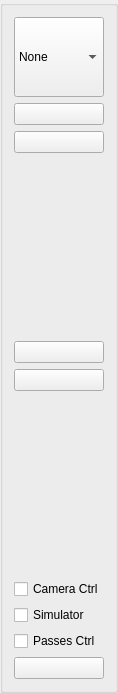
<?xml version="1.0" encoding="UTF-8"?>
<ui version="4.0">
 <class>GuidanceToolbar</class>
 <widget class="QGroupBox" name="GuidanceToolbar">
  <property name="geometry">
   <rect>
    <x>0</x>
    <y>0</y>
    <width>118</width>
    <height>693</height>
   </rect>
  </property>
  <property name="windowTitle">
   <string>Guidance</string>
  </property>
  <property name="title">
   <string/>
  </property>
  <layout class="QVBoxLayout" name="verticalLayout">
   <item>
    <widget class="QComboBox" name="cb_mode">
     <property name="sizePolicy">
      <sizepolicy hsizetype="Expanding" vsizetype="Fixed">
       <horstretch>0</horstretch>
       <verstretch>0</verstretch>
      </sizepolicy>
     </property>
     <property name="minimumSize">
      <size>
       <width>80</width>
       <height>80</height>
      </size>
     </property>
     <property name="focusPolicy">
      <enum>Qt::NoFocus</enum>
     </property>
     <property name="contextMenuPolicy">
      <enum>Qt::NoContextMenu</enum>
     </property>
     <property name="toolTip">
      <string>Guidance Mode</string>
     </property>
     <property name="sizeAdjustPolicy">
      <enum>QComboBox::AdjustToContents</enum>
     </property>
     <property name="iconSize">
      <size>
       <width>55</width>
       <height>55</height>
      </size>
     </property>
     <item>
      <property name="text">
       <string>None</string>
      </property>
     </item>
     <item>
      <property name="text">
       <string comment="AB-line"/>
      </property>
      <property name="icon">
       <iconset resource="../../res/ressources.qrc">
        <normaloff>:/icons/ABLineOn.png</normaloff>:/icons/ABLineOn.png</iconset>
      </property>
     </item>
     <item>
      <property name="text">
       <string comment="Countour"/>
      </property>
      <property name="icon">
       <iconset resource="../../res/ressources.qrc">
        <normaloff>:/icons/ContourOn.png</normaloff>:/icons/ContourOn.png</iconset>
      </property>
     </item>
     <item>
      <property name="text">
       <string comment="AB-Curve"/>
      </property>
      <property name="icon">
       <iconset resource="../../res/ressources.qrc">
        <normaloff>:/icons/CurveOn.png</normaloff>:/icons/CurveOn.png</iconset>
      </property>
     </item>
    </widget>
   </item>
   <item>
    <widget class="QPushButton" name="btn_AB">
     <property name="enabled">
      <bool>true</bool>
     </property>
     <property name="focusPolicy">
      <enum>Qt::NoFocus</enum>
     </property>
     <property name="text">
      <string/>
     </property>
     <property name="icon">
      <iconset resource="../../res/ressources.qrc">
       <normaloff>:/icons/LetterABlue.png</normaloff>
       <normalon>:/icons/LetterBBlue.png</normalon>:/icons/LetterABlue.png</iconset>
     </property>
     <property name="iconSize">
      <size>
       <width>65</width>
       <height>65</height>
      </size>
     </property>
     <property name="checkable">
      <bool>true</bool>
     </property>
     <property name="checked">
      <bool>false</bool>
     </property>
    </widget>
   </item>
   <item>
    <widget class="QPushButton" name="btn_snap">
     <property name="focusPolicy">
      <enum>Qt::NoFocus</enum>
     </property>
     <property name="text">
      <string/>
     </property>
     <property name="icon">
      <iconset resource="../../res/ressources.qrc">
       <normaloff>:/icons/Snap2.png</normaloff>:/icons/Snap2.png</iconset>
     </property>
     <property name="iconSize">
      <size>
       <width>65</width>
       <height>65</height>
      </size>
     </property>
    </widget>
   </item>
   <item>
    <spacer name="verticalSpacer_2">
     <property name="orientation">
      <enum>Qt::Vertical</enum>
     </property>
     <property name="sizeHint" stdset="0">
      <size>
       <width>20</width>
       <height>38</height>
      </size>
     </property>
    </spacer>
   </item>
   <item>
    <widget class="QPushButton" name="btn_autosteer">
     <property name="focusPolicy">
      <enum>Qt::NoFocus</enum>
     </property>
     <property name="toolTip">
      <string>Autosteer</string>
     </property>
     <property name="text">
      <string/>
     </property>
     <property name="icon">
      <iconset resource="../../res/ressources.qrc">
       <normaloff>:/icons/AutoSteerConf.png</normaloff>
       <activeon>:/icons/AutoSteerConf.png</activeon>:/icons/AutoSteerConf.png</iconset>
     </property>
     <property name="iconSize">
      <size>
       <width>65</width>
       <height>65</height>
      </size>
     </property>
     <property name="checkable">
      <bool>true</bool>
     </property>
     <property name="checked">
      <bool>false</bool>
     </property>
     <property name="autoDefault">
      <bool>false</bool>
     </property>
     <property name="default">
      <bool>false</bool>
     </property>
     <property name="flat">
      <bool>false</bool>
     </property>
    </widget>
   </item>
   <item>
    <widget class="QPushButton" name="btn_selfTurn">
     <property name="focusPolicy">
      <enum>Qt::NoFocus</enum>
     </property>
     <property name="toolTip">
      <string>Auto Turn</string>
     </property>
     <property name="text">
      <string comment="Auto Turn"/>
     </property>
     <property name="icon">
      <iconset resource="../../res/ressources.qrc">
       <normaloff>:/icons/YouTurnNo.png</normaloff>
       <activeon>:/icons/Youturn80.png</activeon>:/icons/YouTurnNo.png</iconset>
     </property>
     <property name="iconSize">
      <size>
       <width>65</width>
       <height>65</height>
      </size>
     </property>
     <property name="checkable">
      <bool>true</bool>
     </property>
     <property name="checked">
      <bool>false</bool>
     </property>
    </widget>
   </item>
   <item>
    <spacer name="verticalSpacer_3">
     <property name="orientation">
      <enum>Qt::Vertical</enum>
     </property>
     <property name="sizeHint" stdset="0">
      <size>
       <width>20</width>
       <height>40</height>
      </size>
     </property>
    </spacer>
   </item>
   <item>
    <widget class="QCheckBox" name="cbCamera">
     <property name="focusPolicy">
      <enum>Qt::NoFocus</enum>
     </property>
     <property name="text">
      <string>Camera Ctrl</string>
     </property>
    </widget>
   </item>
   <item>
    <widget class="QCheckBox" name="cbSimulator">
     <property name="focusPolicy">
      <enum>Qt::NoFocus</enum>
     </property>
     <property name="text">
      <string>Simulator</string>
     </property>
    </widget>
   </item>
   <item>
    <widget class="QCheckBox" name="cbPasses">
     <property name="focusPolicy">
      <enum>Qt::NoFocus</enum>
     </property>
     <property name="text">
      <string>Passes Ctrl</string>
     </property>
    </widget>
   </item>
   <item>
    <widget class="QPushButton" name="btn_settings">
     <property name="focusPolicy">
      <enum>Qt::NoFocus</enum>
     </property>
     <property name="text">
      <string/>
     </property>
     <property name="icon">
      <iconset resource="../../res/ressources.qrc">
       <normaloff>:/icons/Settings48.png</normaloff>:/icons/Settings48.png</iconset>
     </property>
     <property name="iconSize">
      <size>
       <width>65</width>
       <height>65</height>
      </size>
     </property>
    </widget>
   </item>
  </layout>
 </widget>
 <resources>
  <include location="../../res/ressources.qrc"/>
 </resources>
 <connections/>
</ui>
